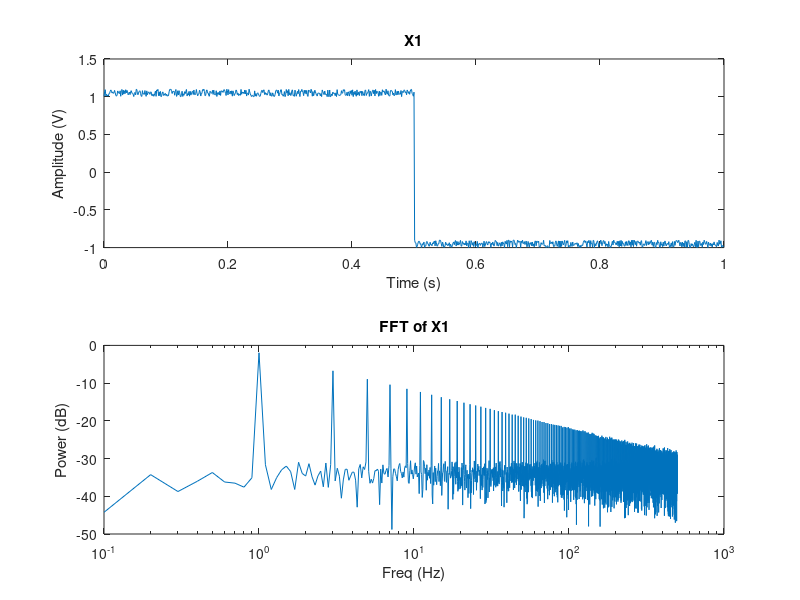

The MATLAB source for this figure:
%Noise test

Fs=1000;
Ts=1/Fs;

%Signal 1
L1=10000;
t1=[0:L1-1]*Ts;

Fx=1;
x1=square(sin(2*pi*Fx*t1))+0.1*rand(1,L1);
%Time domain plot
subplot(2,1,1);plot(t1(1:Fs),x1(1:Fs));title('X1');xlabel('Time (s)');ylabel('Amplitude (V)');
%Frequency domain plot
freq_vector1=[0:L1-1]*Fs/L1;
FFTx1=abs(fft(x1)/L1);
subplot(2,1,2);semilogx(freq_vector1(1:L1/2),10*log10(FFTx1(1:L1/2)));title('FFT of X1');xlabel('Freq (Hz)');ylabel('Power (dB)');